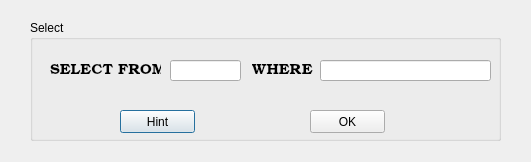
<?xml version="1.0" encoding="UTF-8"?>
<ui version="4.0">
 <class>Dialog</class>
 <widget class="QDialog" name="Dialog">
  <property name="geometry">
   <rect>
    <x>0</x>
    <y>0</y>
    <width>531</width>
    <height>162</height>
   </rect>
  </property>
  <property name="windowTitle">
   <string>Dialog</string>
  </property>
  <widget class="QWidget" name="widget_background" native="true">
   <property name="geometry">
    <rect>
     <x>30</x>
     <y>20</y>
     <width>481</width>
     <height>131</height>
    </rect>
   </property>
   <widget class="QGroupBox" name="groupBox_insert">
    <property name="geometry">
     <rect>
      <x>0</x>
      <y>0</y>
      <width>471</width>
      <height>121</height>
     </rect>
    </property>
    <property name="title">
     <string>Select</string>
    </property>
    <widget class="QPushButton" name="pushButton_s_hint">
     <property name="geometry">
      <rect>
       <x>90</x>
       <y>90</y>
       <width>75</width>
       <height>23</height>
      </rect>
     </property>
     <property name="text">
      <string>Hint</string>
     </property>
    </widget>
    <widget class="QWidget" name="widget_inputArea_2" native="true">
     <property name="geometry">
      <rect>
       <x>20</x>
       <y>20</y>
       <width>441</width>
       <height>51</height>
      </rect>
     </property>
     <widget class="QLineEdit" name="lineEdit_s_values">
      <property name="geometry">
       <rect>
        <x>270</x>
        <y>20</y>
        <width>171</width>
        <height>21</height>
       </rect>
      </property>
     </widget>
     <widget class="QLabel" name="label_3">
      <property name="geometry">
       <rect>
        <x>0</x>
        <y>20</y>
        <width>111</width>
        <height>21</height>
       </rect>
      </property>
      <property name="font">
       <font>
        <family>Bookman Old Style</family>
        <pointsize>11</pointsize>
       </font>
      </property>
      <property name="text">
       <string>SELECT FROM</string>
      </property>
     </widget>
     <widget class="QLineEdit" name="lineEdit_s_tableName">
      <property name="geometry">
       <rect>
        <x>120</x>
        <y>20</y>
        <width>71</width>
        <height>21</height>
       </rect>
      </property>
     </widget>
     <widget class="QLabel" name="label_4">
      <property name="geometry">
       <rect>
        <x>202</x>
        <y>20</y>
        <width>71</width>
        <height>21</height>
       </rect>
      </property>
      <property name="font">
       <font>
        <family>Bookman Old Style</family>
        <pointsize>11</pointsize>
       </font>
      </property>
      <property name="text">
       <string>WHERE</string>
      </property>
     </widget>
    </widget>
    <widget class="QPushButton" name="pushButton_s_ok">
     <property name="geometry">
      <rect>
       <x>280</x>
       <y>90</y>
       <width>75</width>
       <height>23</height>
      </rect>
     </property>
     <property name="text">
      <string>OK</string>
     </property>
    </widget>
   </widget>
  </widget>
 </widget>
 <resources/>
 <connections/>
</ui>
